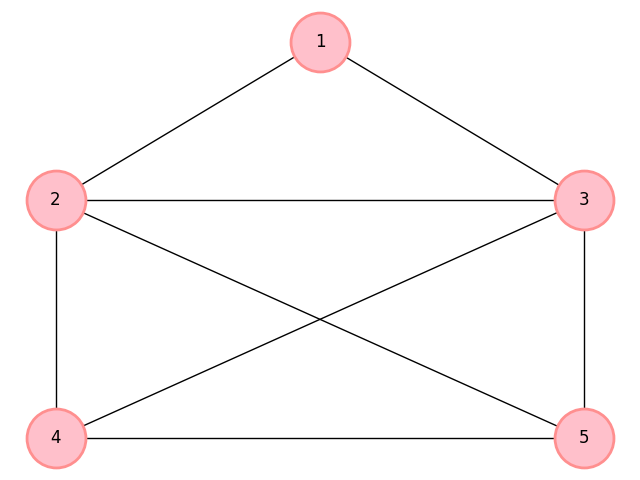

This figure's Python source:
import matplotlib.pyplot as plt
import networkx as nx


G=nx.Graph()
G.add_edges_from([(1,2),(1,3),(2,3),(2,4),(2,5),(3,4),(3,5),(4,5)])

G_pos=nx.spring_layout(G) 
G_pos[1]= [2,5]
G_pos[2]=[0,3]
G_pos[3]=[4,3]
G_pos[4]=[0,0]
G_pos[5]=[4,0]

nx.draw(G,G_pos, with_labels=True,node_color='pink',node_size=1800,edgecolors='#FF8F8F',linewidths=2)

#Affichage de la figure 
plt.show()
